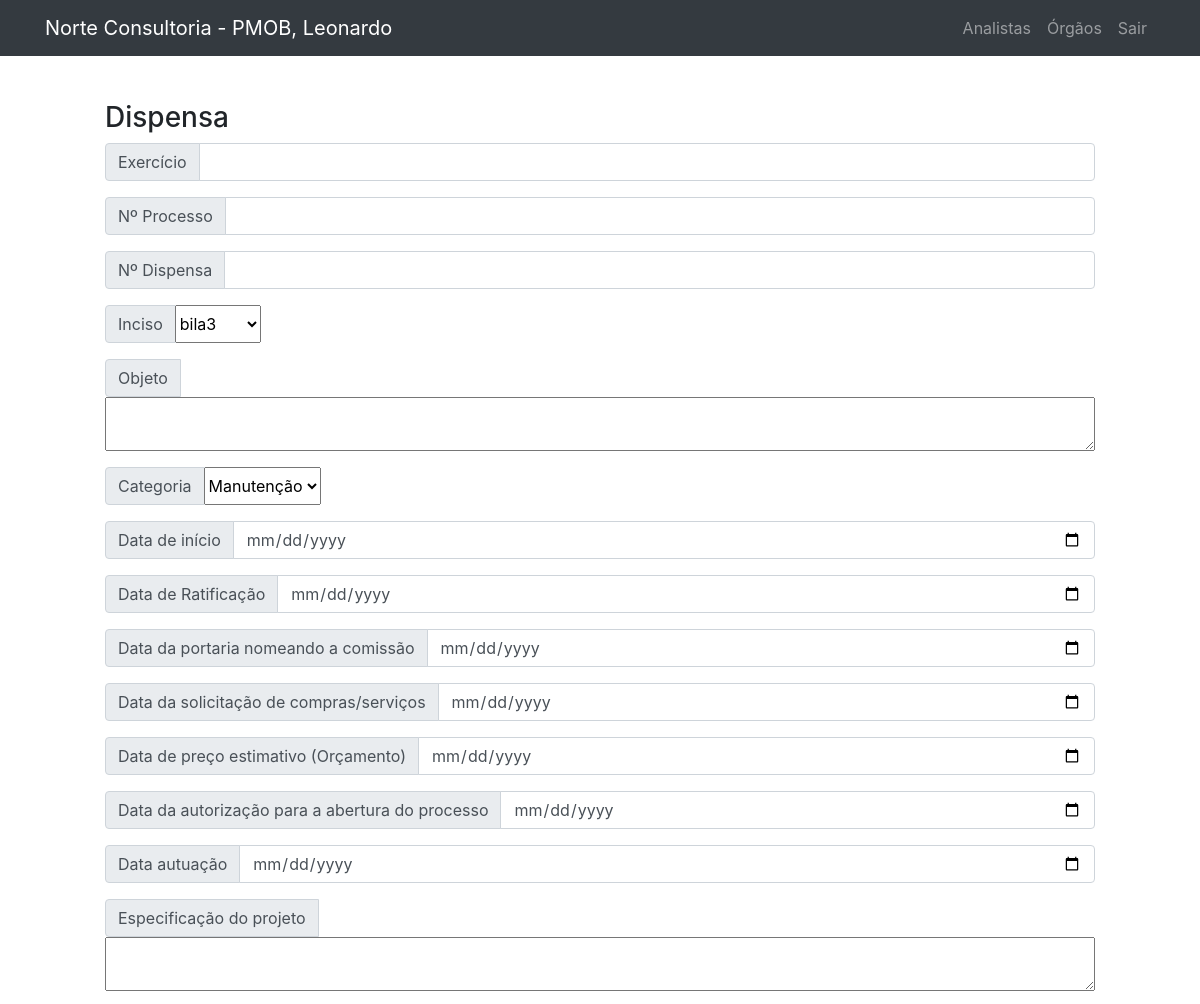
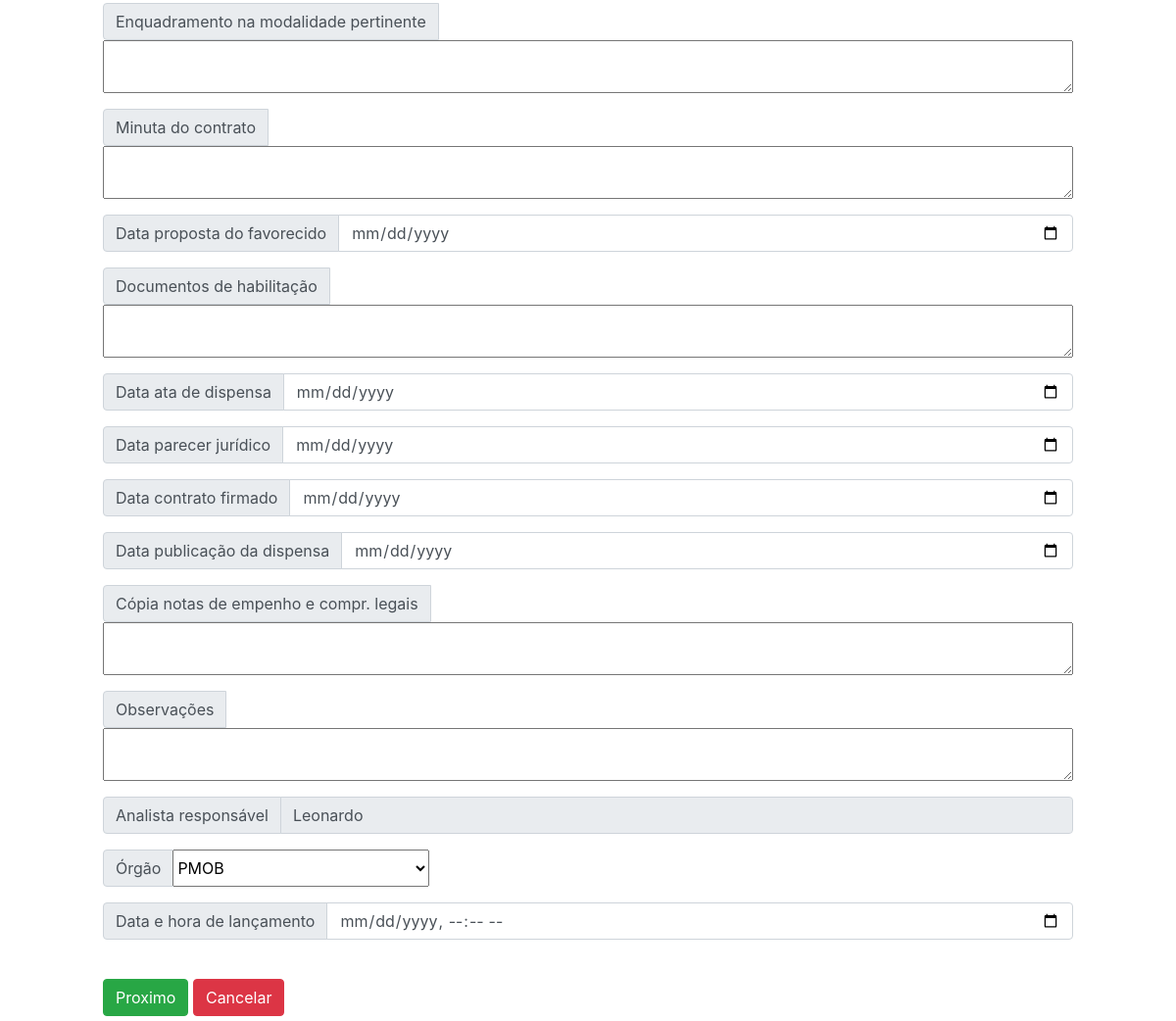
Page /public/dispensa/createDispensa.php (signed in) on the earlier database version (2 pictures, top to bottom).
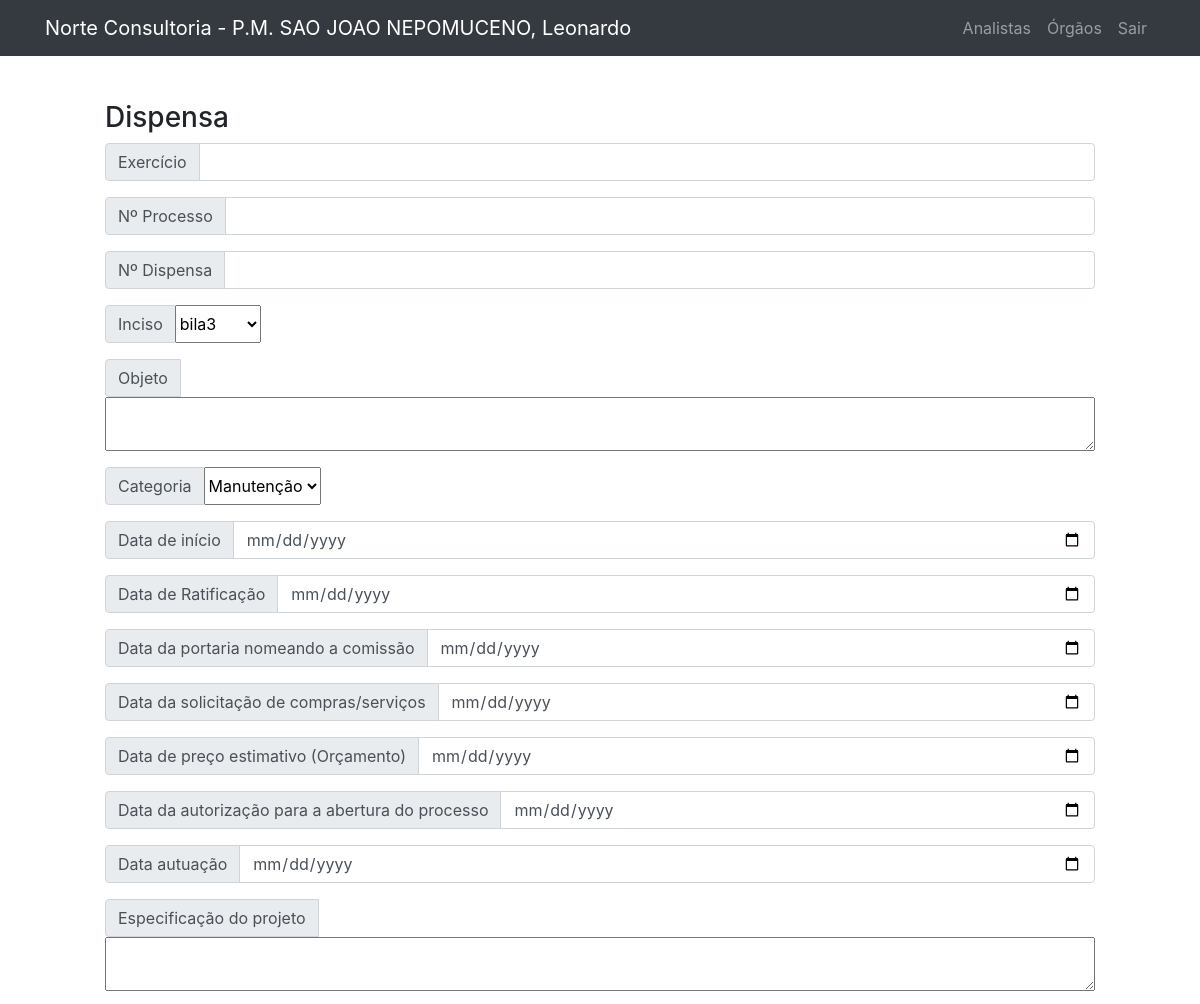
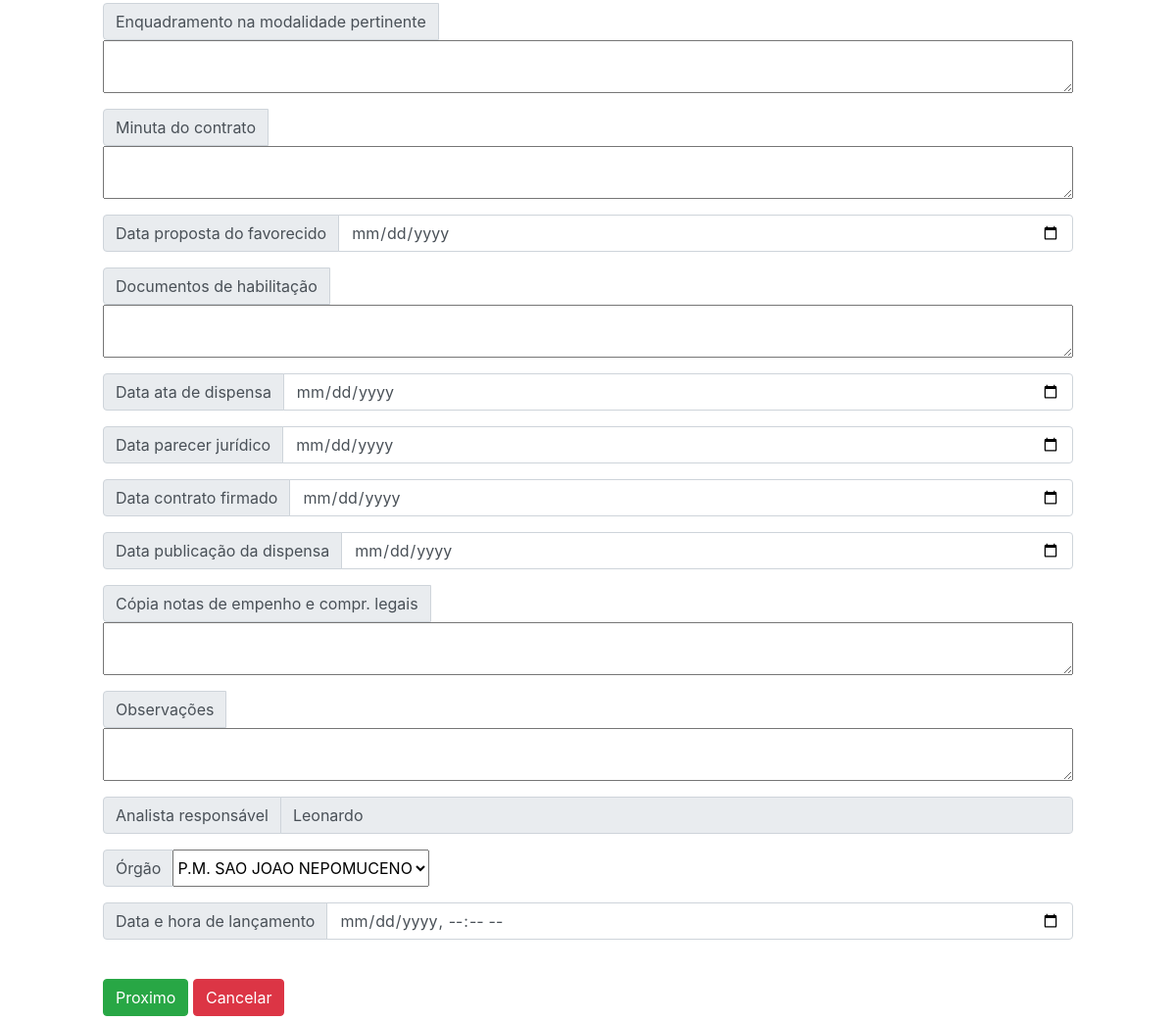
Same page on the later database version (2 pictures, top to bottom).
### tables this page shows
CREATE TABLE `orgao_atual` (
  `nome_orgao_atual` varchar(50) NOT NULL,
  `id_orgao_atual` int(11) NOT NULL
);

### public/dispensa/createDispensa.php (the view, shortened to what the changed rows need)
<?php include("../Template/header.php");
include("../../data/connection.php");
?>
<html lang="en">
<head>
</head>
<body>
    <br>
    <br>
    <div class="form">
        <form action="insertDispensa.php" method="POST" style="margin-left: 100px; margin-right: 100px;">
            <div class="input-group mb-3">
                <div class="input-group-prepend">
                    <span class="input-group-text" id="inputGroup-sizing-default">Órgão</span>
                </div>
                <select class="form-select" name="txtOrgao" id="txtOrgao">
                    <?php
                        $sqlQuery = "SELECT * FROM orgao";
                        $orgaos = $connection -> query($sqlQuery);
                        if($orgaos -> num_rows > 0)
                        {
                            while($row = $orgaos -> fetch_assoc())
                            {
                                if($orgaocrud == $row["nome_orgao"])
                                {
                    ?>
                                    <option value="<?php echo $row["nome_orgao"]?>" selected>
                                        <?php echo $row["nome_orgao"] ?>
                                    </option>
                    <?php
                                }
                                else
                                {
                    ?>
                                    <option value="<?php echo $row["nome_orgao"]?>">
                                        <?php echo $row["nome_orgao"]?>
                                    </option>
                    <?php
                                }
                            }
                        }
                    ?>
                </select>
            </div>
            <br>
        </form>
    </div>
</body>
</html>

### public/Template/header.php (shortened to what the changed rows need)
<?php
include("../../data/connection.php");
?>
<!DOCTYPE html>
<html lang="en">
<head>
  <link rel="stylesheet" href="https://maxcdn.bootstrapcdn.com/bootstrap/4.5.2/css/bootstrap.min.css">
  <link rel="stylesheet" href="../styles/main.css" />
</head>
<?php
$orgao = '';
$firstname='';
if (isset($_SESSION['logado'])) {
  $id=$_SESSION['logado'];
  $sqlQuery2="SELECT nome FROM usuario where id_usuario=$id";
  $usuarioatual = $connection->query($sqlQuery2);
  if ($usuarioatual->num_rows > 0) {
    while ($row = $usuarioatual->fetch_assoc()) {
      $user = $row['nome'];
      $pieces = explode(" ", $user);
      $firstname=", ".$pieces[0];
?>
<?php
    }
  }
  $sqlQuery = "SELECT nome_orgao_atual FROM orgao_atual where id_orgao_atual=1";
  $orgaoatual = $connection->query($sqlQuery);
  if ($orgaoatual->num_rows > 0) {
    while ($row = $orgaoatual->fetch_assoc()) {
      $orgaocrud = $row['nome_orgao_atual'];
      $orgao = '- ' . $row['nome_orgao_atual'];
?>
<?php
    }
  }
}
?>
<body>
  <nav class="navbar navbar-expand-lg navbar-dark bg-dark fixed-top">
    <div class="container">
      <a class="navbar-brand" href="../home/home.php">Norte Consultoria <?php echo $orgao.$firstname ?></a>
      <div class="collapse navbar-collapse" id="navbarResponsive">
        <ul class="navbar-nav ml-auto">
        </ul>
      </div>
    </div>
  </nav>
  <br>
  <br>
</body>
</html>

Differences in the rows shown:
changed orgao_atual: nome_orgao_atual "- PMOB" → "- P.M. SAO JOAO NEPOMUCENO"
Other differences:
form field txtOrgao: "PMOB" → "P.M. SAO JOAO NEPOMUCENO"
